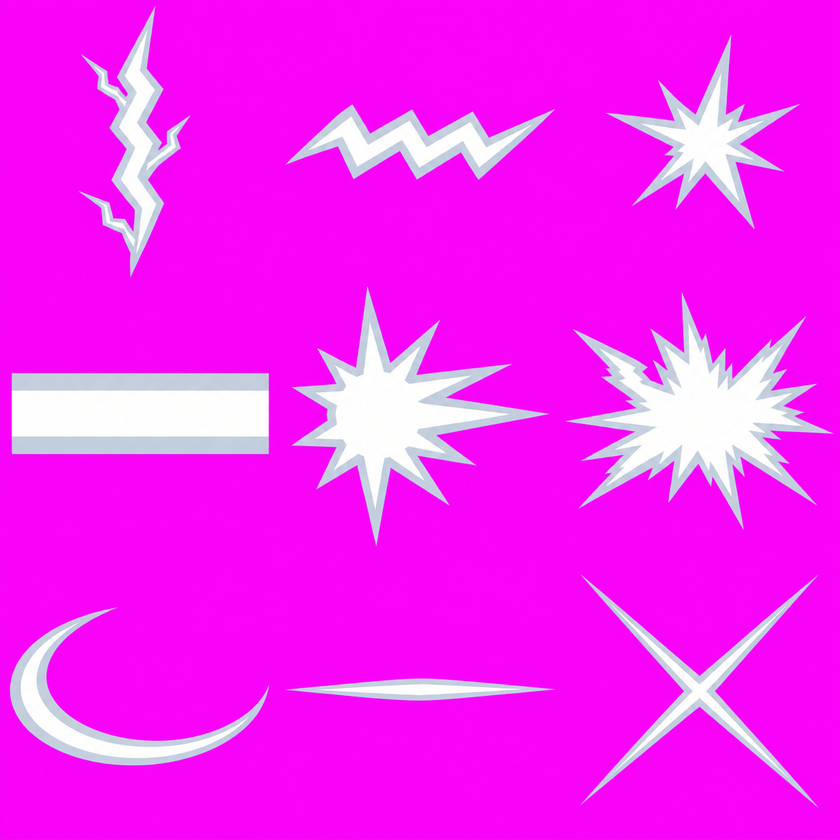
#> input picture UnityResources/Rats/FX_Beam/Sheets/fx_beam.png, 840 x 840 px, shrunk from 1254 x 1254 before the run
$ python clean_part_edges.py ../UnityResources/Rats/FX_Beam/Sheets/fx_beam.png
#> lines starting #> are read from the running program, lines starting #| are printed output that depends on the picture; after the words box and inside, x2 and y2 are one past the last pixel; in counts of white or black regions, pixels touching at a corner belong together
"""자홍 키잉 뒤 가장자리 정리: 밝은 털(흰 쥐 등) 둘레에 남는 자홍빛 테두리를 없앰.
가장자리 띠(불투명 경계에서 BAND px 안쪽까지)의 색을 그 안쪽 깨끗한 픽셀 색으로 바꾸고, 자홍빛이 도는 옅은 픽셀은 지움.
사용: python Tools/clean_part_edges.py <png> [<png> ...]"""
import sys
import numpy as np
from PIL import Image
from scipy import ndimage
BAND = 3

for f in sys.argv[1:]:
    a = np.array(Image.open(f).convert('RGBA')).astype(np.int32)
    r, g, b, al = a[..., 0], a[..., 1], a[..., 2], a[..., 3]
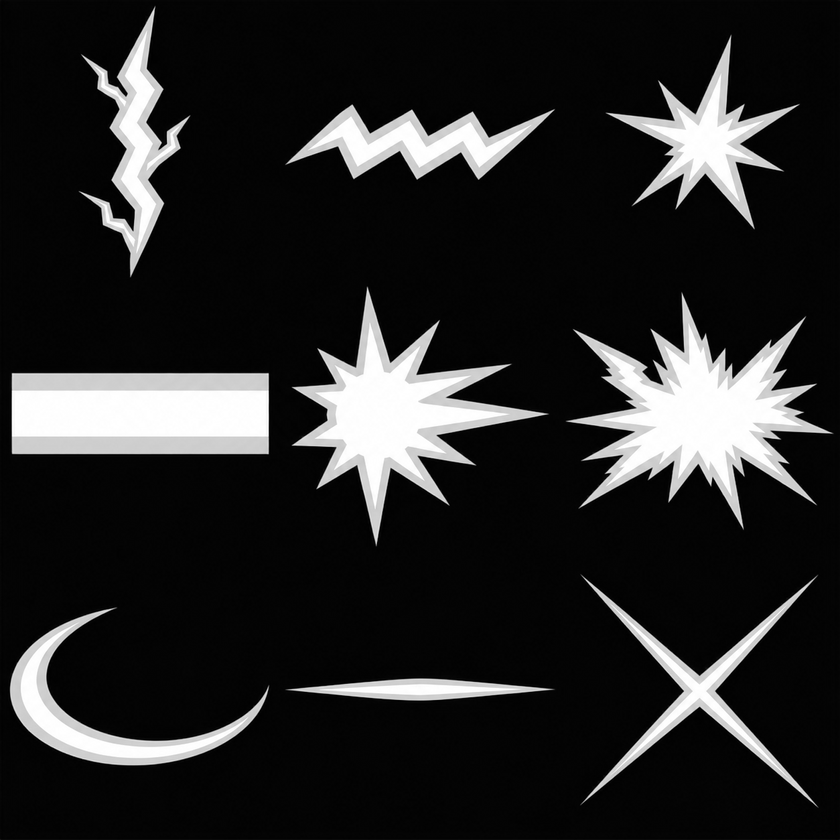
#> g: shape (840, 840) int32; min 0, max 255, mean 38.8
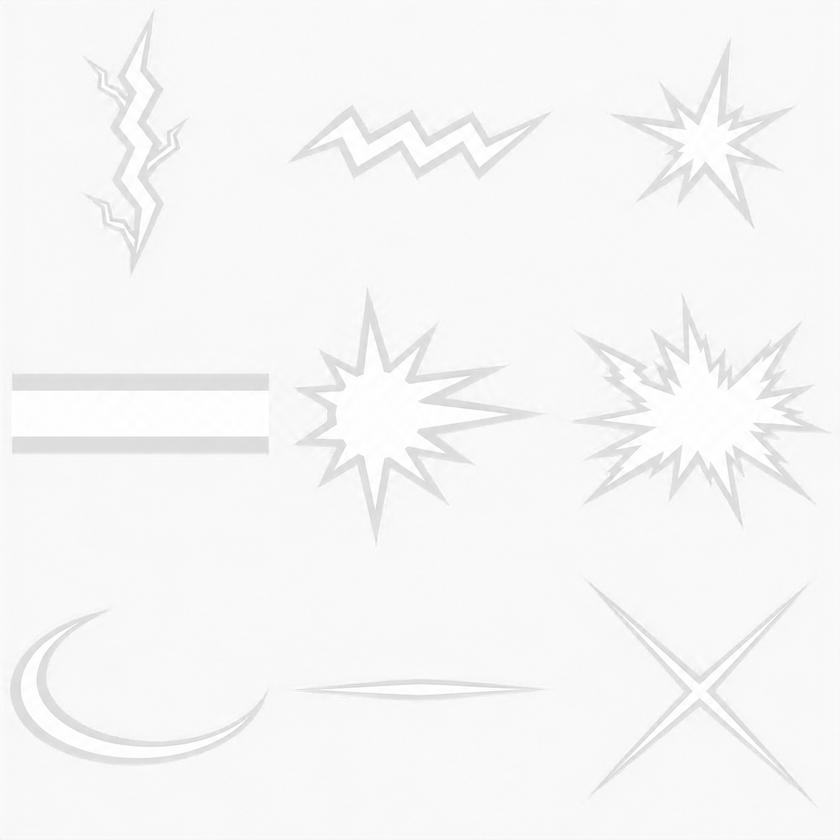
#> b: shape (840, 840) int32; min 207, max 255, mean 246.7
#> al: shape (840, 840) int32; every value is 255
    tint = (r > g + 40) & (b > g + 40)                       # 자홍빛 (코·발 분홍은 b 가 낮아 빠짐)
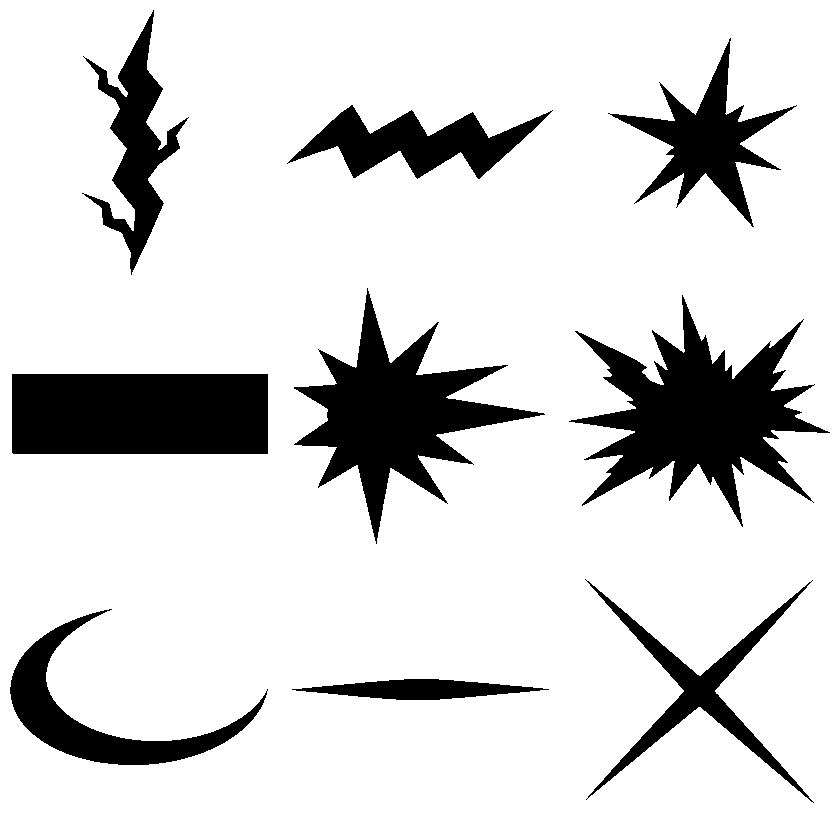
#> tint: shape (840, 840) bool; 84.7% white; 9 black regions, largest, box (x1, y1, x2, y2) and area: (569, 295, 830, 527) 22887, (12, 374, 268, 454) 20479, (294, 288, 545, 544) 19402
    core = ndimage.binary_erosion(al >= 250, iterations=BAND) & ~tint
    _, (iy, ix) = ndimage.distance_transform_edt(~core, return_indices=True)
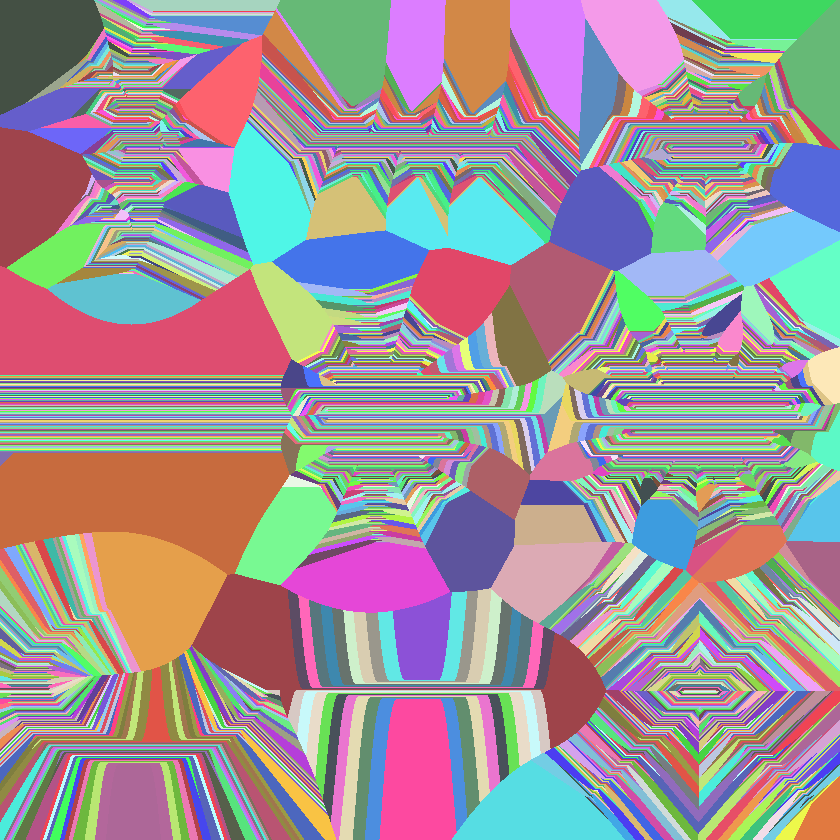
#> iy: shape (840, 840) int32; 745 distinct labels, from 10 to 802; one colour per label, 0 black
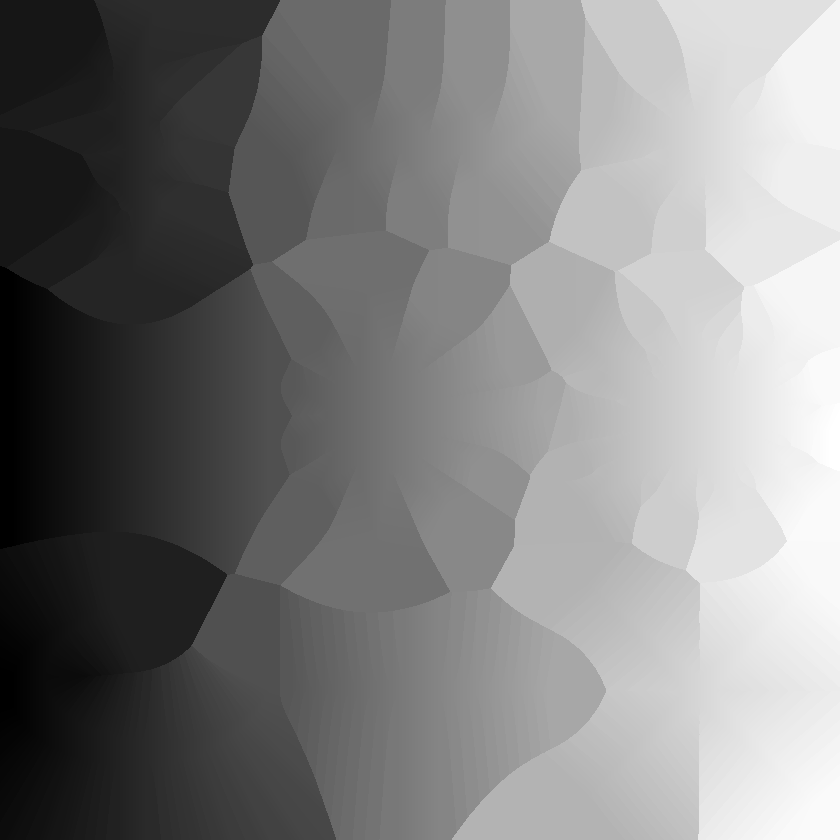
#> ix: shape (840, 840) int32; min 10, max 829, mean 420.4; drawn with min black and max white
    band = (al > 0) & ~core
    a[band, :3] = a[iy[band], ix[band], :3]
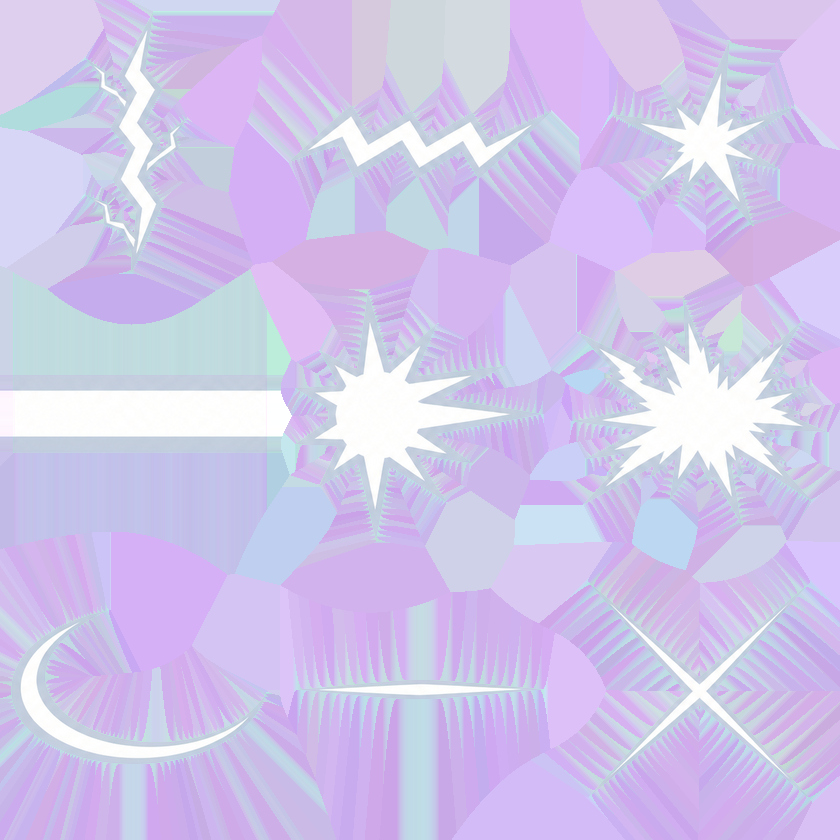
#> a: shape (840, 840, 4) int32; mean R, G, B, A 208.7, 197.4, 235.7, 255
    a[(al < 160) & tint, 3] = 0                              # 자홍빛 옅은 부스러기
    a[..., 3] = np.where(ndimage.binary_opening(a[..., 3] > 0, iterations=1), a[..., 3], 0)
#> a: shape (840, 840, 4) int32; under 0.01% of pixels changed, all inside (x1, y1, x2, y2) = (0, 0, 840, 840)
    Image.fromarray(a.astype(np.uint8)).save(f)
    print('clean', f, int(band.sum()))
#| clean ../UnityResources/Rats/FX_Beam/Sheets/fx_beam.png 597984
